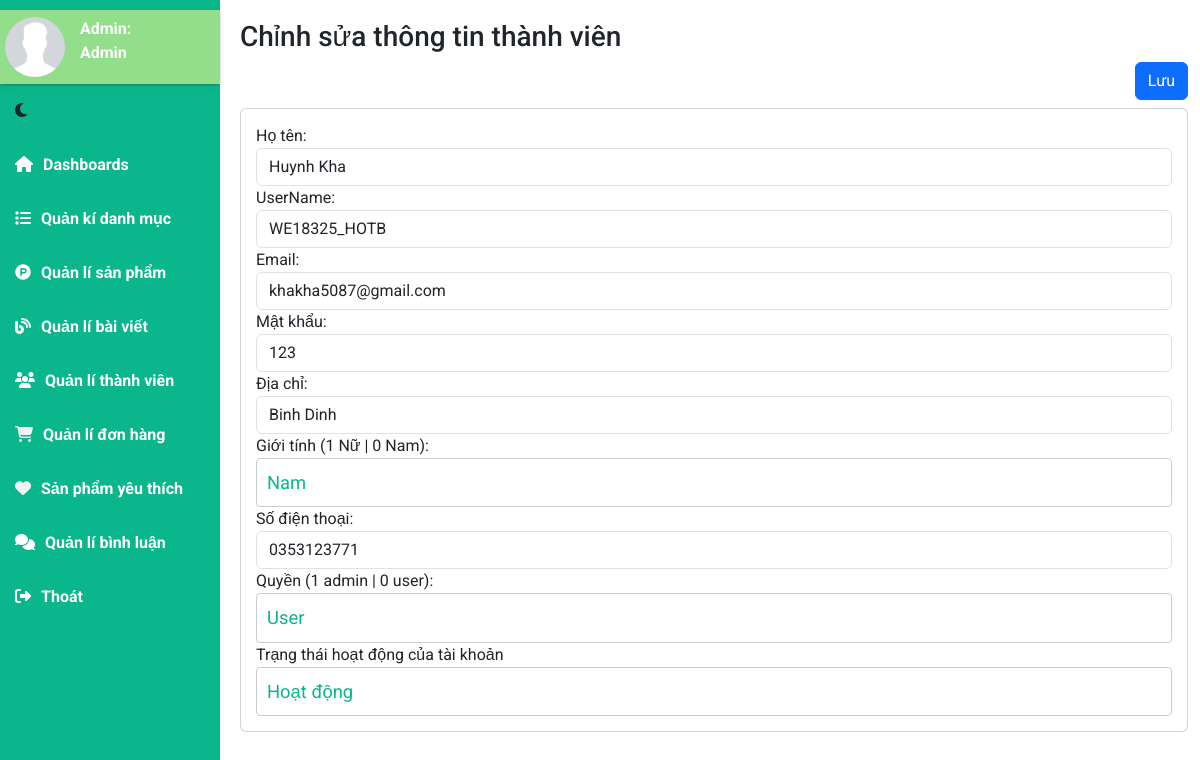
The page /admin/userEdit/1 (signed in) on the database its author committed.
### tables this page shows
CREATE TABLE `taikhoan` (
  `MaTK` int NOT NULL,
  `HoTen` varchar(50) NOT NULL,
  `UserName` varchar(50) NOT NULL COMMENT 'Biệt danh',
  `Email` varchar(50) NOT NULL,
  `MatKhau` varchar(50) NOT NULL,
  `DiaChi` varchar(255) NOT NULL,
  `GioiTinh` tinyint(1) NOT NULL DEFAULT '0' COMMENT '0: là nam, 1: là nữ',
  `SoDienThoai` varchar(50) NOT NULL,
  `Quyen` tinyint(1) NOT NULL DEFAULT '0' COMMENT '0: là user, 1: là admin',
  `NgayTao` datetime DEFAULT CURRENT_TIMESTAMP,
  `HinhAnh` text,
  `HoatDong` tinyint(1) NOT NULL DEFAULT '0' COMMENT '0 là đang hoạt động, 1 là vô hiệu hóa tài khoản\r\n'
);

### app/controller/c_admin.php (called while the page is built, shortened)
<?php
    class c_admin extends c_base{
        private $htmlAdmin;
        function __construct(){
            $this->htmlAdmin = new m_admin;
        }
            function userEdit(){
                $this->titlepage = "Admin user edit ";
                preg_match('/\/admin\/userEdit\/(\d+)/', $_SERVER['REQUEST_URI'], $matches);
                if (isset($matches[1])) {
                    $MaTK = $matches[1];
                    $getuserById = $this->htmlAdmin->get_userById($MaTK);
                }
                $this->data['getuserById'] = $getuserById;
                $this->renderView("admin/v_admin_edit_user", $this->titlepage ,$this->data);
            }
    }
?>

### app/routing/routeIndex.php (called while the page is built, shortened)
<?php
    $uri = isset($_GET['url']) ? "/".rtrim($_GET['url'], '/') : '/index';
    Route::dispatch($uri);
?>

### index.php (called while the page is built, shortened)
<?php
    include_once 'app/routing/routeIndex.php';
?>

### app/model/m_pdo.php (called while the page is built, shortened)
<?php
            class m_pdo{
        private $dbhost= DB_HOST;
        private $dbname= DB_NAME;
        private $username= DB_USERNAME;
        private $password = DB_PASSWORD;
        private $conn;
        function __construct(){
            try {
                $this->conn = new PDO("mysql:host=".$this->dbhost.";dbname=".$this->dbname, $this->username, $this->password);
                $this->conn->setAttribute(PDO::ATTR_ERRMODE, PDO::ERRMODE_EXCEPTION);
            } catch (PDOException $th) {
                throw $th;
            }
        }
        function pdo_query_one($sql){
            $sql_args = array_slice(func_get_args(), 1);
            try{
                $this->stmt = $this->conn->prepare($sql);
                $this->stmt->execute($sql_args);
                $row = $this->stmt->fetch(PDO::FETCH_ASSOC);
                return $row;
            }
            catch(PDOException $e){
                throw $e;
            }
            finally{
                unset($conn);
            }
        }
    }
?>

### app/model/m_admin.php (called while the page is built, shortened)
<?php
    class m_admin {
        private $data;
        function __construct(){
            $this->data = new m_pdo;
        }
        function get_userById($MaTK){
            return $this->data->pdo_query_one("SELECT * FROM TaiKhoan WHERE MaTK = ?",$MaTK);
        }
    }
?>

### app/view/admin/v_admin_edit_user.php (the view, shortened to what this page needs)
<?php include_once 'v_admin_header.php'; $getuserById = $data['getuserById']; ?>
<form class="editUser" action="" method="post">
    <div class="main-content">
        <h3 class="title-page">
            Chỉnh sửa thông tin thành viên
        </h3>
        <div class="d-flex justify-content-end">
        <input type="submit" class="btn btn-primary mb-2" value="Lưu">
        </div>
        <section class="row">
            <div class="col-sm-12 col-md-12 col xl-12">
                <div class="card chart">
                        <div class="form-group">
                            <label for="hoTen">Họ tên:</label>
                            <input type="text" class="form-control" name="HoTen" value="<?= $getuserById['HoTen'] ?>">
                        </div>
                        <div class="form-group">
                            <label for="userName">UserName:</label>
                            <input type="text" class="form-control" name="UserName" value="<?= $getuserById['UserName'] ?>">
                        </div>
                        <div class="form-group">
                            <label for="email">Email:</label>
                            <input type="email" class="form-control" name="Email" value="<?= $getuserById['Email'] ?>">
                        </div>
                        <div class="form-group">
                            <label for="matKhau">Mật khẩu:</label>
                            <input type="text" class="form-control" name="MatKhau" value="<?= $getuserById['MatKhau'] ?>">
                        </div>
                        <div class="form-group">
                            <label for="diaChi">Địa chỉ:</label>
                            <input type="text" class="form-control" name="DiaChi" value="<?= $getuserById['DiaChi'] ?>">
                        </div>
                        <div class="form-group">
                            <label for="gioiTinh">Giới tính (1 Nữ | 0 Nam):</label>
                            <select  class="admin__select" name="GioiTinh">
                                <option value="0" <?= ($getuserById['GioiTinh'] == 0) ? 'selected' : '' ?>>Nam</option>
                            </select>
                        </div>
                        <div class="form-group">
                            <label for="soDienThoai">Số điện thoại:</label>
                            <input type="tel" class="form-control" name="SoDienThoai" value="<?= $getuserById['SoDienThoai'] ?>">
                        </div>
                        <div class="form-group">
                            <label for="quyen">Quyền (1 admin | 0 user):</label>
                            <select class="admin__select" name="Quyen" >
                                <option value="0"  <?=($getuserById['Quyen'] == 0) ? 'selected' : ''?>>User</option>
                            </select>
                        </div>
                        <div class="form-group">
                            <label for="HoatDong">Trạng thái hoạt động của tài khoản</label>
                            <select class="admin__select" name="HoatDong" >
                                <option value="0"  <?=($getuserById['HoatDong'] == 0) ? 'selected' : ''?>>Hoạt động</option>
                            </select>
                        </div>
                </div>
            </div>
        </section>
    </div>
</form>
<?php include_once 'v_admin_footer.php' ?>

### app/routing/route.php (shortened to what this page needs)
<?php
class route {
    private static $routes = [];
    public static function add($uri, $controller) {
        $uri="#^".$uri."$#";
        self::$routes[] = ['uri' => $uri, 'controller' => $controller];
    }
    public static function dispatch($uri) {
        foreach (self::$routes as $route) {
            if (preg_match($route['uri'], $uri,$matches)) {
                if(count($matches)>0){
                    list($controller, $method) = explode('@', $route['controller']);
                    $controllerInstance = new $controllerClass();
                    $controllerInstance->$method();
                    return;
                }
            }
        }
    }
}

### public/css/admin.css (style rules this page uses)
* { padding: 0; margin: 0; box-sizing: border-box; font-family: 'Roboto', sans-serif; }
body { background-color: #e6e6e6; }
.main-content { padding-left: 240px; padding-bottom: 20px; }
.main-content .title-page { padding-top: 20px; }
.chart { padding: 15px; border-radius: 10px; }
.form-group input { word-wrap: break-word; white-space: pre-line; }
.admin__select { outline: none; appearance: none; -webkit-appearance: none; width: 100%; font-size: 1.15rem; padding: 10px 10px; background-color: #fff; border: 1px solid #caced1; border-radius: 0.25rem; color: #0AB68B; cursor: pointer; }

### rows shown on the page
taikhoan: HoTen "Huynh Kha", UserName "WE18325_HOTB", Email "khakha5087@gmail.com", MatKhau "123", DiaChi "Binh Dinh", GioiTinh "Nam", SoDienThoai "0353123771", Quyen "User", HoatDong "Hoạt động"
